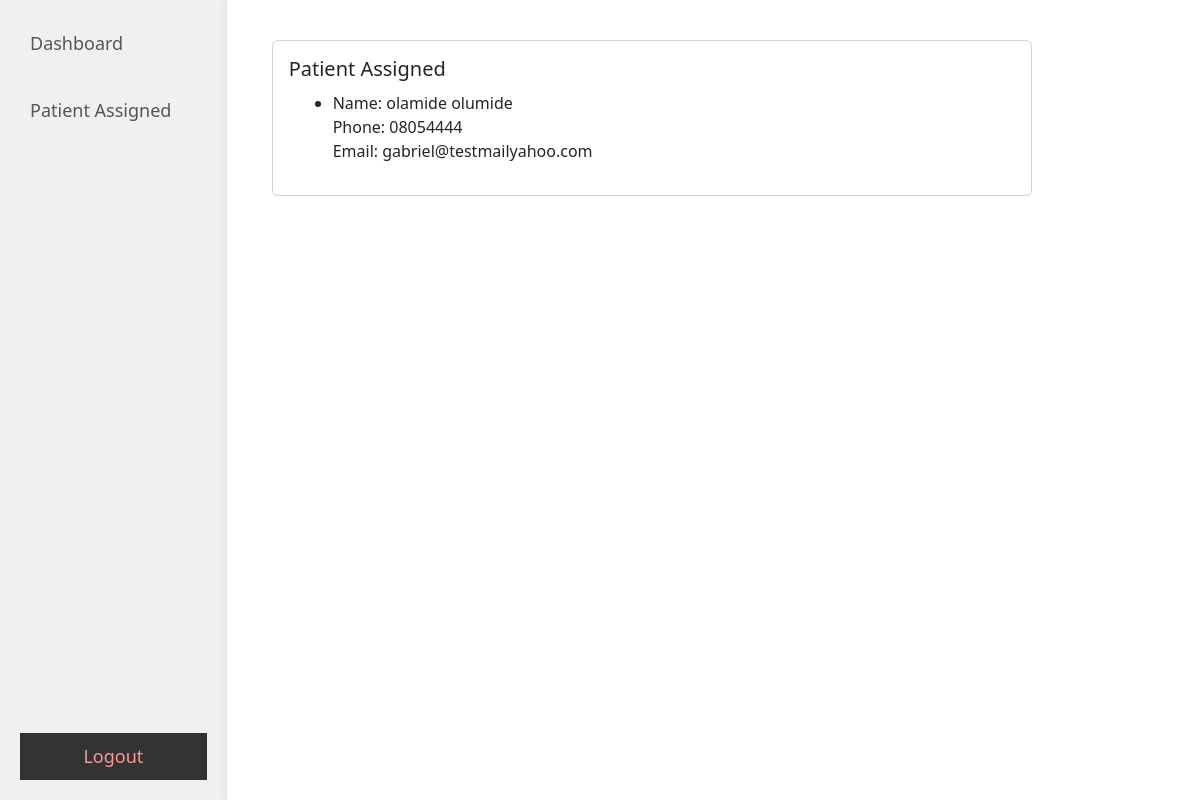
Screenshot of /patient_assign (signed in) with the database file from the repository.
### tables this page shows
CREATE TABLE users (
        id INTEGER PRIMARY KEY AUTOINCREMENT,
        firstname TEXT,
        lastname TEXT,
        username TEXT,
        email TEXT,
        password TEXT,
        phone TEXT,
        address TEXT,
        state TEXT
    , doctor_id INT);

### app.py (the view)
@app.route('/patient_assign')
def patient_assign():
    doctor_id = session.get('doctor_id')
    print(f"Doctor ID: {doctor_id}")
    conn = get_db_connection()
    cur = conn.cursor()
    cur.execute('SELECT * FROM users WHERE doctor_id = ?', (doctor_id,))
    patients = cur.fetchall()
    conn.close()
    return render_template('patient_assign.html', patients=patients)

### app.py (called while the page is built)
def get_db_connection():
    conn = sqlite3.connect('database.db')
    conn.row_factory = sqlite3.Row
    return conn

### templates/patient_assign.html (shortened to what this page needs)
<!DOCTYPE html>
<html>
  <head>
    <link
      rel="stylesheet"
      type="text/css"
      href="{{ url_for('static', filename='css/user_dashboard.css') }}"
    />
    <link
      rel="stylesheet"
      type="text/css"
      href="{{ url_for('static', filename='css/user_profile.css') }}"
    />
    <link
      href="https://cdn.jsdelivr.net/npm/bootstrap@5.2.3/dist/css/bootstrap.min.css"
      rel="stylesheet"
    />
  </head>
  <body>
    <div class="dashboard-container">
      <div class="dashboard-content">
        <div class="dashboard-links">
          <ul>
            <li><a href="{{ url_for('doctor_dashboard') }}">Dashboard</a></li>
            <li>
            <li><a href="{{ url_for('patient_assign') }}">Patient Assigned</a></li>
            </li>
          </ul>
          <button>
            <a href="{{ url_for('logout') }}" class="logout">Logout</a>
          </button>
        </div>
      </div>
      <div class="profile-container">
        <div class="profile-info">
          <div class="card">
            <div class="card-body">
              <h2 class="card-title">Patient Assigned</h2>
              <div class="container">
    <ul>
        {% for patient in patients %}
            <li>
                Name: {{ patient.firstname }} {{ patient.lastname }}<br>
                Phone: {{ patient.phone }}<br>
                Email: {{ patient.email }}<br>
            </li>
        {% endfor %}
            </div>
            </div>
          </div>
        </div>
      </div>
    </div>
  </body>
</html>

### static/css/user_dashboard.css (style rules this page uses)
html, body { background-color: cyan; margin: 0; padding: 0; }
.dashboard-container { display: flex; width: 100%; min-height: 100vh; }
.dashboard-content { flex: 1; order: 1; background-color: #f0f0f0; padding: 20px; box-shadow: 0 0 10px rgba(0, 0, 0, 0.1); max-height: 100vh; overflow-y: auto; scrollbar-width: none; }
.dashboard-links { display: flex; flex-direction: column; height: 100%; justify-content: space-between; }
.dashboard-links ul { list-style-type: none; padding: 0; }
.dashboard-links ul li { margin-bottom: 20px; }
.dashboard-links ul a { text-decoration: none; font-size: 18px; color: #555; display: block; padding: 10px 10px; width: max-content; border-radius: 5px; transition: 0.3s all ease-in-out; }
button { background-color: #333333; text-align: center; border: none; padding: 10px; cursor: pointer; margin-bottom: 80px; }
button a { text-decoration: none; font-size: 18px; color: rgb(247, 152, 152); }

### static/css/user_profile.css (style rules this page uses)
body { font-family: Arial, sans-serif; }
.profile-container { flex: 5; order: 2; text-align: justify; padding: 20px; background-color: #fff; box-shadow: 0 0 10px rgba(0, 0, 0, 0.1); max-height: 100vh; overflow-y: auto; }
.profile-info { padding: 20px; border-radius: 5px; margin-left: 5px; max-width: 800px; }
.profile-info h2 { font-size: 20px; margin-bottom: 10px; }

### rows the page displays
users: firstname "olamide", lastname "olumide", phone "08054444", email "gabriel@testmailyahoo.com"
